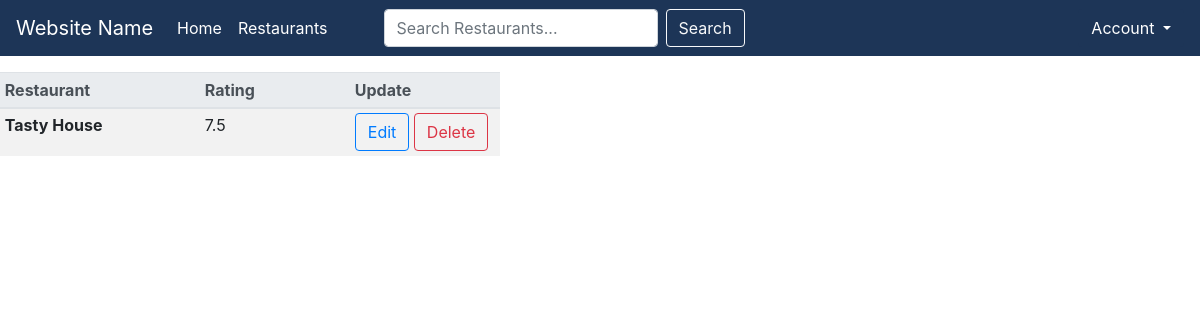
Before: /profile/2/ with the older database file.
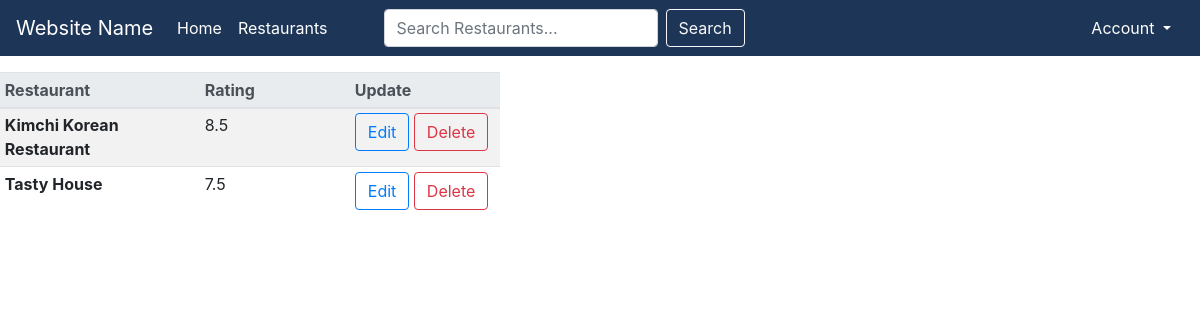
After: the same page with the newer database file.
### restaurants/models.py (models this page shows, shortened)
class Rating(models.Model):
    user = models.ForeignKey(
        User, on_delete=models.CASCADE, null=False)
    restaurant = models.ForeignKey(
        Restaurant, on_delete=models.CASCADE, null=False)
    rating = models.DecimalField(decimal_places=1, max_digits=3)
    review = models.TextField(null=True, blank=True)
    updated = models.DateTimeField(auto_now=True)
    created = models.DateTimeField(auto_now_add=True)
    class Meta:
        ordering = ['-updated', '-created']

class Restaurant(models.Model):
    name = models.CharField(max_length=100, null=False)
    tags = models.CharField(max_length=50, null=True)
    class Meta:
        db_table = "restaurant"
    def __str__(self):
        return self.name

### restaurants/views.py (the view)
# urls.py: path("profile/<str:pk>/", views.userProfile, name="user-profile"),
def userProfile(request, pk):
    user = User.objects.get(id=pk)
    ratings = Rating.objects.filter(user=pk)
    context = {'user': user, 'ratings': ratings}
    return render(request, "restaurants/profile.html", context)

### restaurants/templates/restaurants/profile.html (shortened to what this page needs)
{% extends 'restaurants/base.html' %}
{% block content %}
<table class="table table-striped table-sm" style="width:500px;">
    <thead class="thead-light">
      <tr>
        <th scope="col" style="width:200px;">Restaurant</th>
        <th scope="col" style="width:150px;">Rating</th>
        <th scope="col" style="width:150px;">Update</th>
      </tr>
    </thead>
    <tbody>
      {% for rating in ratings %}
      <tr>
        <th scope="row">{{rating.restaurant}}</th>
        <td>{{rating.rating}}</td>
        <td>
          <a
            class="btn btn-outline-primary"
            href="{% url 'update-rating' rating.id %}">Edit</a>
          <a
            class="btn btn-outline-danger"
            href="{% url 'delete-rating' rating.id %}">Delete</a>
        </td>
      </tr>
      {% endfor %}
    </tbody>
  </table>
{% endblock %}

### restaurants/templates/restaurants/base.html (shortened to what this page needs)
<!DOCTYPE html>
<html>
    <head>
        <link rel="stylesheet" href="https://stackpath.bootstrapcdn.com/bootstrap/4.3.1/css/bootstrap.min.css">
        <link href="https://cdn.jsdelivr.net/npm/select2@4.1.0-rc.0/dist/css/select2.min.css" rel="stylesheet" />
    </head>
    <body>
        <nav class="navbar sticky-top navbar-expand-lg navbar-dark mb-3" style="background-color: #1d3557">
            <a class="navbar-brand" href="/">Website Name</a>
            <div class="collapse navbar-collapse justify-content-between" id="navbarNavDropdown">
                <ul class="navbar-nav">
                    <li class="nav-item">
                        <a class="nav-link active" href="/">Home</a>
                    </li>
                    <li class="nav-item">
                        <a class="nav-link active" href="{% url 'restaurants' %}">Restaurants</a>
                    </li>
                    <form class="form-inline mb-0 ml-5" action="{% url 'restaurants' %}" method="POST">
                        <input class="form-control mr-sm-2" method="POST" type="search" placeholder="Search Restaurants..." aria-label="Search" name="search">
                        <button id="searchButton" class="btn btn-outline-light my-2 my-sm-0" type="submit">Search</button>
                    </form>
                </ul>
            </div>
            <div class="dropdown">
                <button class="btn darkBlue dropdown-toggle" type="button" id="dropdownMenuButton" data-toggle="dropdown" aria-haspopup="true" aria-expanded="false">
                    Account
                </button>
              </div>
        </nav>
        <div id="content", name="content">
            {% block content %}
            {% endblock %}
        </div>
    </body>
</html>

### restaurants/templates/restaurants/base.html (style rules this page uses)
.darkBlue { background-color: #1d3557; color: white; }

Changed rows visible on the page:
added Rating: restaurant "Kimchi Korean Restaurant", rating "8.5"
